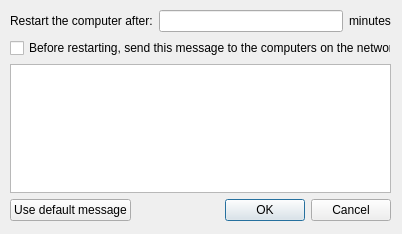
<?xml version="1.0" encoding="UTF-8"?>
<ui version="4.0">
 <class>WinSvcShutdown</class>
 <widget class="QWidget" name="WinSvcShutdown">
  <property name="geometry">
   <rect>
    <x>0</x>
    <y>0</y>
    <width>402</width>
    <height>234</height>
   </rect>
  </property>
  <property name="sizePolicy">
   <sizepolicy hsizetype="Preferred" vsizetype="Preferred">
    <horstretch>0</horstretch>
    <verstretch>0</verstretch>
   </sizepolicy>
  </property>
  <property name="minimumSize">
   <size>
    <width>0</width>
    <height>0</height>
   </size>
  </property>
  <property name="maximumSize">
   <size>
    <width>16777215</width>
    <height>16777215</height>
   </size>
  </property>
  <property name="windowTitle">
   <string>Restart computer options</string>
  </property>
  <widget class="QWidget" name="gridLayoutWidget">
   <property name="geometry">
    <rect>
     <x>10</x>
     <y>10</y>
     <width>381</width>
     <height>211</height>
    </rect>
   </property>
   <layout class="QGridLayout" name="gridLayout">
    <item row="1" column="0" colspan="2">
     <widget class="QLabel" name="label">
      <property name="text">
       <string>Restart the computer after:</string>
      </property>
     </widget>
    </item>
    <item row="2" column="0" colspan="4">
     <widget class="QCheckBox" name="sendMsg">
      <property name="text">
       <string>Before restarting, send this message to the computers on the network:</string>
      </property>
     </widget>
    </item>
    <item row="4" column="1" colspan="3">
     <widget class="QDialogButtonBox" name="buttonBox">
      <property name="standardButtons">
       <set>QDialogButtonBox::Cancel|QDialogButtonBox::Ok</set>
      </property>
     </widget>
    </item>
    <item row="4" column="0">
     <widget class="QPushButton" name="defaultMsg">
      <property name="text">
       <string>Use default message</string>
      </property>
     </widget>
    </item>
    <item row="1" column="3">
     <widget class="QLabel" name="label_7">
      <property name="text">
       <string>minutes</string>
      </property>
     </widget>
    </item>
    <item row="1" column="2">
     <widget class="QLineEdit" name="afterMin"/>
    </item>
    <item row="3" column="0" colspan="4">
     <widget class="QPlainTextEdit" name="msgText"/>
    </item>
   </layout>
  </widget>
 </widget>
 <resources/>
 <connections/>
</ui>
